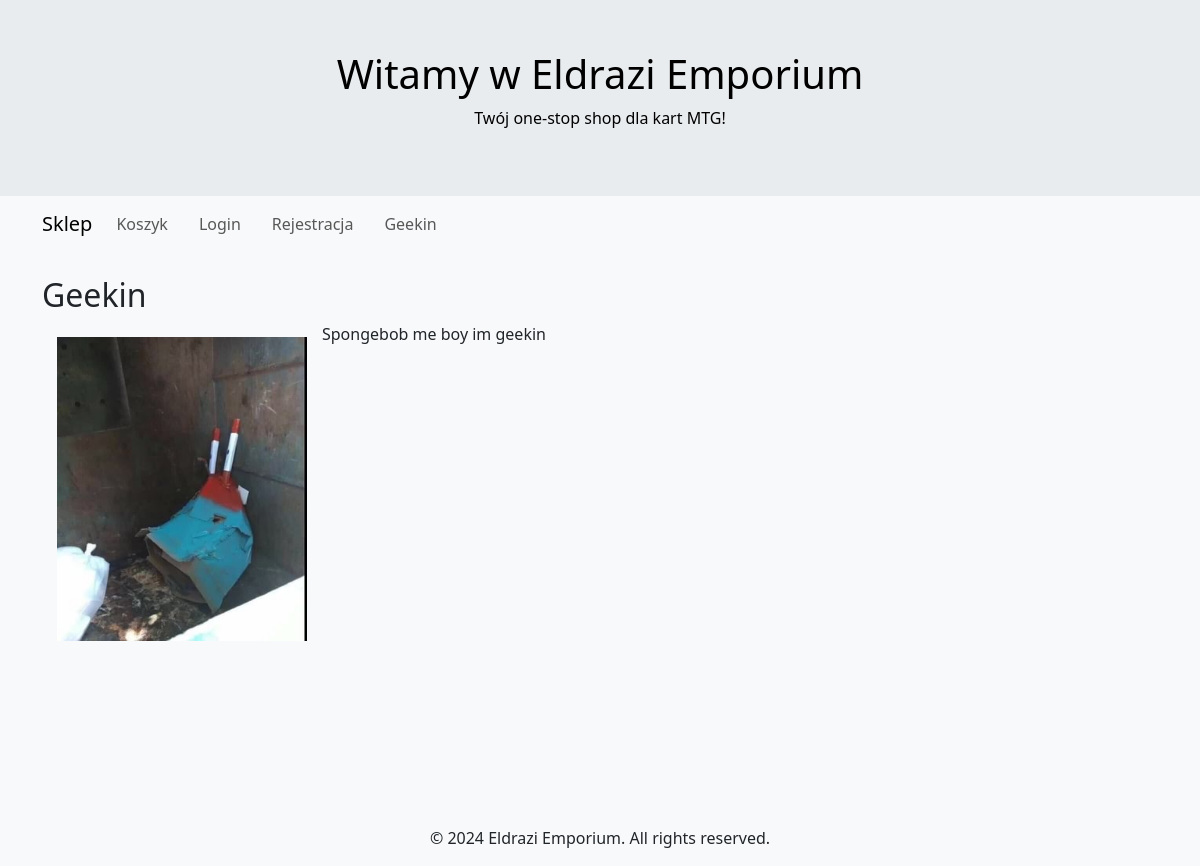
Page /custom.php?index=6 on the committed database.
### tables this page shows
CREATE TABLE `sites` (
  `id` int(11) NOT NULL,
  `title` varchar(50) NOT NULL,
  `contents` text NOT NULL
);

### custom.php (the view, shortened to what this page needs)
<?php
    require_once("header.php");
    require_once("db.php");
    require_once("navbar.php");
    $query = "SELECT * FROM sites where id = {$_GET['index']}";
    $sql = mysqli_query($conn, $query);
    $content = @mysqli_fetch_array($sql);
?>
<main class="container mt-4">
    <h2><?= $content['title'] ?></h2>
    <p class="custom-paragraph"><?= $content['contents'] ?></p>
</main>
<?php
    require_once("footer.php");
?>

### navbar.php (shortened to what this page needs)
<a href="index.php#" class='banner_link'>
<header class="banner">
    <h1>Witamy w Eldrazi Emporium</h1>
    <p>Twój one-stop shop dla kart MTG!</p>
</header>
</a>
<nav class="navbar navbar-expand-lg navbar-light bg-light">
    <div class="container">
        <a class="navbar-brand" href="shop.php">Sklep</a>
        <div class="collapse navbar-collapse">
            <ul class="navbar-nav ml-auto">
                <li class="nav-item nav-links">
                    <a class="nav-link" href="cart.php">Koszyk</a>
                </li>
                <?php
                if(!isset($_SESSION['user_id'])){
                    echo '<li class="nav-item nav-links">
                        <a class="nav-link" href="login.php">Login</a>
                    </li>
                    <li class="nav-item nav-links">
                        <a class="nav-link" href="register.php">Rejestracja</a>
                    </li>';
                }
                ?>
                <?php
                    $query = "SELECT * FROM sites";
                    $posts = mysqli_query($conn, $query);
                    while ($wynik = @mysqli_fetch_array($posts)) {
                        echo '<li class="nav-item nav-links"> <a class="nav-link" href="custom.php?index='.$wynik['id'].'">'.$wynik['title'].'</a> </li>';
                    }
                ?>
            </ul>
        </div>
    </div>
</nav>

### css/style.css (style rules this page uses)
body { background-color: #f8f9fa; }
.banner { background-color: #e9ecef; padding: 50px 0; text-align: center; }
.nav-links { margin-right: 15px; }
.banner_link { text-decoration: none; color: black; }
.custom-paragraph { min-height: 60vh; }
.custom-paragraph img { float: left; width: 250px; margin: 15px; }

### rows in the picture
sites: title "Geekin", contents "Spongebob me boy im geekin", contents (picture)
